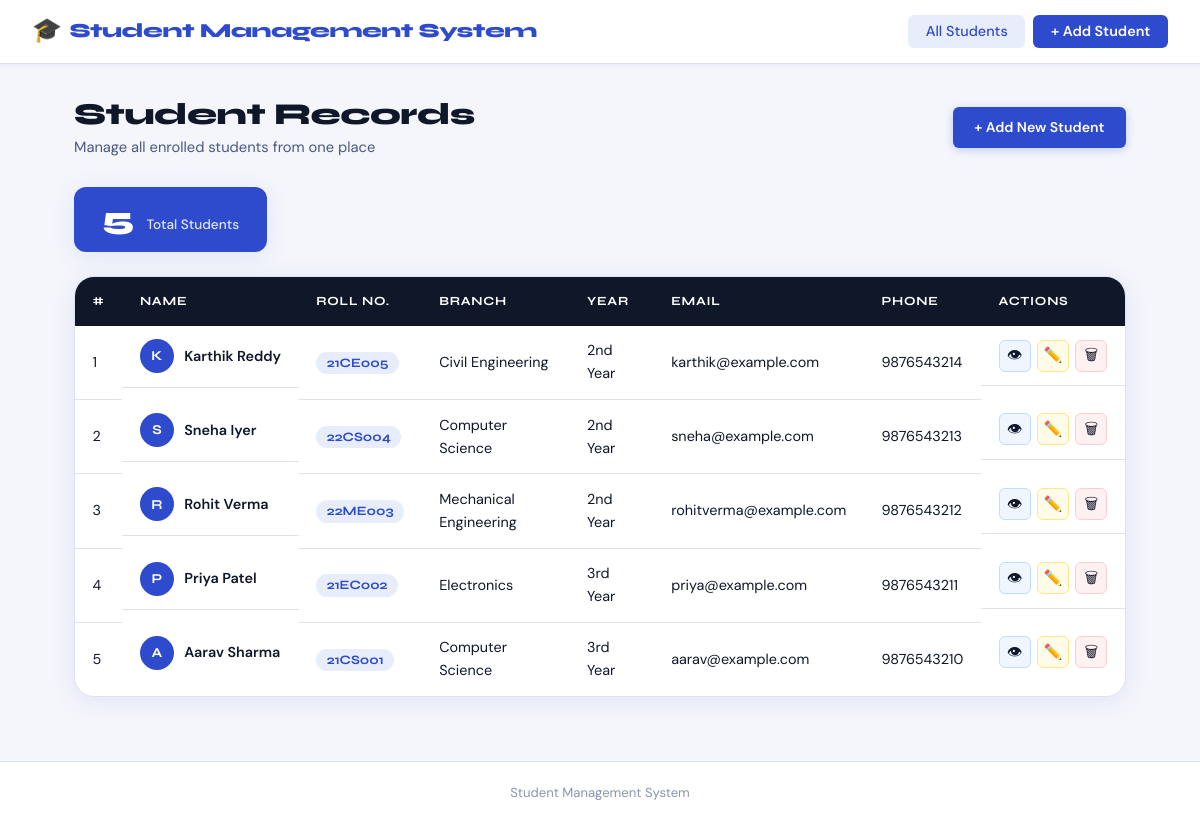
The page / on the database its author committed.
### tables this page shows
CREATE TABLE students (
    id INTEGER PRIMARY KEY AUTOINCREMENT,
    name TEXT,
    roll_no TEXT,
    branch TEXT,
    year TEXT,
    email TEXT,
    phone TEXT
);

### app.py (the view)
@app.route('/')
def index():
    conn = get_db_conn()
    cursor = conn.cursor()
    cursor.execute("SELECT * FROM students ORDER BY id DESC")
    students = cursor.fetchall()
    conn.close()
    return render_template('index.html', students=students)

### app.py (called while the page is built)
def get_db_conn():
    conn = sqlite3.connect('students.db')
    conn.row_factory = sqlite3.Row
    return conn

### templates/index.html (shortened to what this page needs)
{% extends 'base.html' %}
{% block content %}
<div class="page-header">
    <div class="page-header-text">
        <h1 class="page-title">Student Records</h1>
        <p class="page-subtitle">Manage all enrolled students from one place</p>
    </div>
    <a href="{{ url_for('add_student') }}" class="btn btn-primary">+ Add New Student</a>
</div>
<div class="stats-bar">
    <div class="stat-card">
        <span class="stat-number">{{ students|length }}</span>
        <span class="stat-label">Total Students</span>
    </div>
</div>
{% if students %}
<div class="table-wrapper">
    <table class="students-table">
        <thead>
            <tr>
                <th>#</th>
                <th>Name</th>
                <th>Roll No.</th>
                <th>Branch</th>
                <th>Year</th>
                <th>Email</th>
                <th>Phone</th>
                <th>Actions</th>
            </tr>
        </thead>
        <tbody>
            {% for student in students %}
            <tr>
                <td class="td-id">{{ loop.index }}</td>
                <td class="td-name">
                    <div class="avatar">{{ student.name[0].upper() }}</div>
                    {{ student.name }}
                </td>
                <td><span class="badge">{{ student.roll_no }}</span></td>
                <td>{{ student.branch }}</td>
                <td>{{ student.year }}</td>
                <td>{{ student.email or '—' }}</td>
                <td>{{ student.phone or '—' }}</td>
                <td class="actions">
                    <a href="{{ url_for('view_student', id=student.id) }}" class="btn-action btn-view" title="View">👁</a>
                    <a href="{{ url_for('edit_student', id=student.id) }}" class="btn-action btn-edit" title="Edit">✏️</a>
                    <a href="{{ url_for('delete_student', id=student.id) }}"
                       class="btn-action btn-delete"
                       title="Delete"
                       onclick="return confirm('Are you sure you want to delete {{ student.name }}?')">🗑</a>
                </td>
            </tr>
            {% endfor %}
        </tbody>
    </table>
</div>
{% endif %}
{% endblock %}

### templates/base.html (shortened to what this page needs)
<!DOCTYPE html>
<html lang="en">
<head>
    <link rel="stylesheet" href="{{ url_for('static', filename='style.css') }}">
</head>
<body>
    <nav class="navbar">
        <div class="nav-brand">
            <span class="brand-icon">🎓</span>
            <span class="brand-text">Student Management System</span>
        </div>
        <ul class="nav-links">
            <li><a href="{{ url_for('index') }}" class="nav-link {% if request.endpoint == 'index' %}active{% endif %}">All Students</a></li>
            <li><a href="{{ url_for('add_student') }}" class="nav-link btn-nav {% if request.endpoint == 'add_student' %}active{% endif %}">+ Add Student</a></li>
        </ul>
    </nav>
    <main class="main-content">
        {% block content %}{% endblock %}
    </main>
    <footer class="footer">
        <p>Student Management System</p>
    </footer>
</body>
</html>

### rows shown on the page
students: name "K", name "Karthik Reddy", roll_no "21CE005", branch "Civil Engineering", year "2nd Year", email "karthik@example.com", phone "9876543214"
students: name "S", name "Sneha Iyer", roll_no "22CS004", branch "Computer Science", year "2nd Year", email "sneha@example.com", phone "9876543213"
students: name "R", name "Rohit Verma", roll_no "22ME003", branch "Mechanical Engineering", year "2nd Year", email "rohitverma@example.com", phone "9876543212"
students: name "P", name "Priya Patel", roll_no "21EC002", branch "Electronics", year "3rd Year", email "priya@example.com", phone "9876543211"
students: name "A", name "Aarav Sharma", roll_no "21CS001", branch "Computer Science", year "3rd Year", email "aarav@example.com", phone "9876543210"

### other values the page prints
{{ students|length }} "5"
